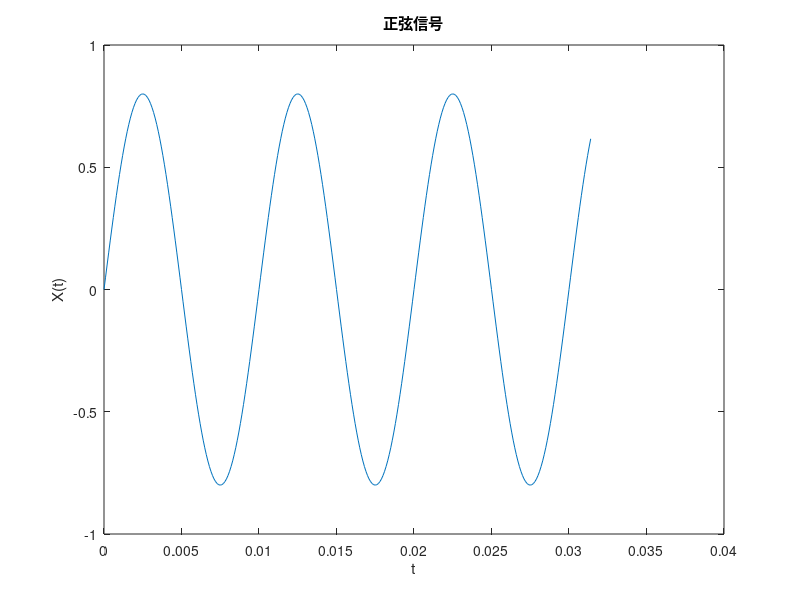

Recreate this plot in MATLAB.
%%%%%%%%%%%


Fs = 1000;                    % Sampling frequency
T = 1/Fs;                     % Sampling period
L = 1000;                     % Length of signal
% t = (0:L-1)*T;                % Time vector
t=0:0.0001:0.01*pi;

% s1=0.8*sin(2*pi*100*t);
s1=0.8*sin(100*2*pi*t);
noise=2*randn(size(t));

% X=s1+0.5*noise;
X=s1;
% subplot(4,1,1);
plot(t,s1) ;
title('正弦信号')
xlabel('t')
ylabel('X(t)')


% 
% 
% subplot(4,1,2);
% plot(t,noise);
% title('噪声信号')
% xlabel('t')
% ylabel('X(t)')
% 
% 
% 
% subplot(4,1,3);
% plot(t,X) ;
% title('正弦信号叠加噪声')
% xlabel('t')
% ylabel('X(t)')
% 
% 
% % 
% Y=fft(X);
% P2 = abs(Y/L);
% P1 = P2(1:L/2+1);
% P1(2:end-1) = 2*P1(2:end-1);
% f = Fs*(0:(L/2))/L;
% % 
% % subplot(4,1,4);
% plot(f,P1) 



